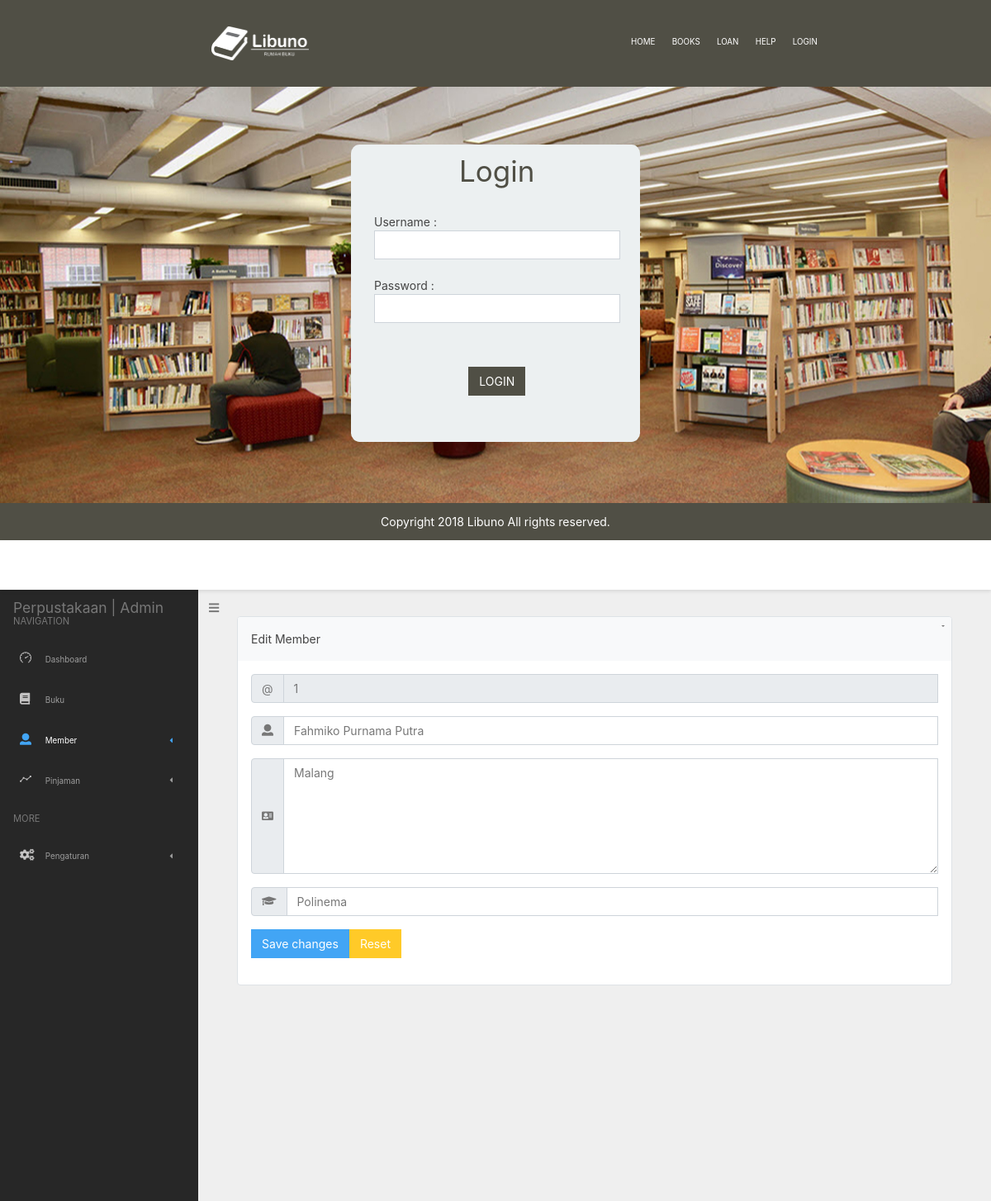
/index.php/member/edit_member/1, run on an earlier commit of the app's database.
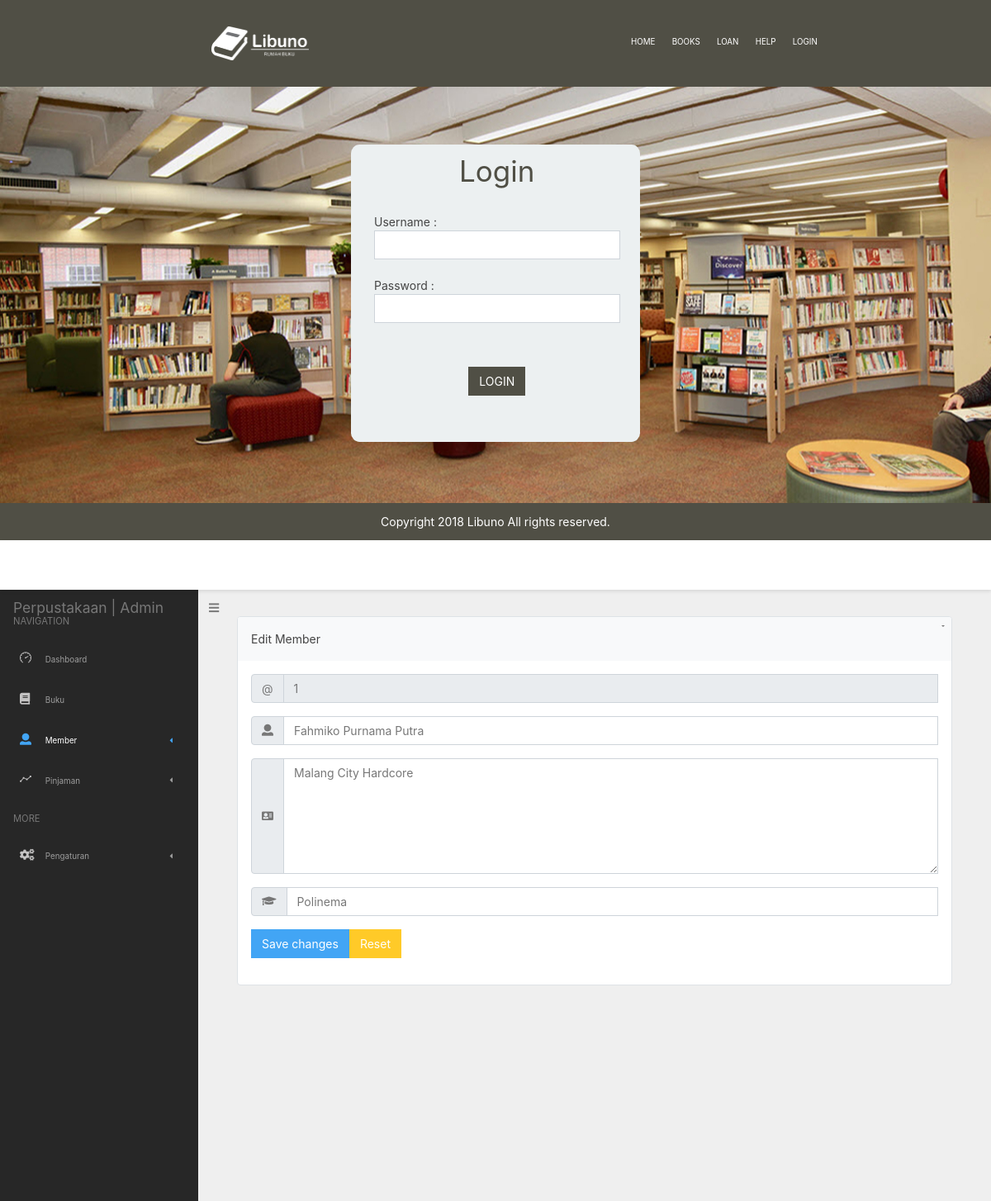
And on a later commit of the database.
### tables this page shows
CREATE TABLE `member` (
  `id_member` int(11) NOT NULL,
  `nama` varchar(25) NOT NULL,
  `alamat` varchar(50) NOT NULL,
  `instansi` varchar(25) NOT NULL
);

### application/controllers/Member.php (called while the page is built, shortened)
<?php
class Member extends CI_Controller {
	public function __construct()
	{
		$this->load->model('data_perpustakaan');
		$this->load->helper('form');
		$this->load->helper('url');
		$this->load->library('form_validation');
		if(empty($this->session->userdata('username'))){
			$this->load->view('admin/login');
		}
	}
	public function edit_member(){
		$id = $this->uri->segment(3);
		$data['member'] = $this->data_perpustakaan->get_data_by_id('member', 'id_member', $id);
		$this->form_validation->set_rules('nama', 'Nama', 'required|min_length[5]');
		$this->form_validation->set_rules('alamat', 'Alamat', 'required|min_length[5]');
		$this->form_validation->set_rules('instansi', 'Instansi', 'required');
		if ($this->form_validation->run() == FALSE) {
			$this->load->view('templates/header');
			$this->load->view('admin/edit_member', $data);
			$this->load->view('templates/footer');
		}
	}
}

### index.php (called while the page is built, shortened)
<?php
require_once BASEPATH.'core/CodeIgniter.php';

### application/models/data_perpustakaan.php (called while the page is built, shortened)
<?php
class Data_perpustakaan extends CI_Model {
	public function get_data_by_id($table, $column, $id){
		$query = $this->db->get_where($table,array($column => $id));
		return $query->row_array();
	}
}

### application/views/admin/edit_member.php (the view, shortened to what this page needs)
 <div class="content">
 <div class="container-fluid">
 <div class="row">
 <div class="col-md-12">
 <div class="card">
        <div class="card-header bg-light">
            Edit Member
        </div>
<div class="card-body">
<?php echo form_open_multipart( 'member/edit_member/'.$member['id_member'], array('class' => 'needs-validation', 'novalidate' => '') ); ?>
	<div class="input-group mb-3">
 		<div class="input-group-prepend">
 	        <span class="input-group-text">@</span>
 	    </div>
 	    <input type="text" id="read-only" class="form-control" value="<?php echo $member['id_member'] ?>" readonly>
 	</div>
	<div class="input-group mb-3">
 		<div class="input-group-prepend">
 	        <span class="input-group-text"><i class="fa fa-user"></i></span>
 	    </div>
 	    <input type="text" name="nama" class="form-control" placeholder="Nama" value="<?php echo $member['nama'] ?>" required="">
 	</div>
 	<div class="input-group mb-3">
 	    <div class="input-group-prepend">
 	        <span class="input-group-text"><i class="fa fa-address-card"></i></span>
 	    </div>
 	    <textarea class="form-control" name="alamat" rows="6" placeholder="Alamat" required=""><?php echo $member['alamat'] ?></textarea>
 	</div>
 	<div class="input-group mb-3">
 	    <div class="input-group-prepend">
 	        <span class="input-group-text"><i class="fa fa-graduation-cap"></i></span>
 	    </div>
 	    <input type="text" class="form-control" name="instansi" placeholder="Instansi" required="" value="<?php echo $member['instansi'] ?>">
 	</div>
 	<div class="input-group mb-3">
 		 <button type="submit" id="submitBtn" class="btn btn-primary">Save changes</button>
 		 <button type="reset" class="btn btn-warning">Reset</button>
 	</div>
</div></div>
</div></div>
</div></div>

What changed in the data, as far as the page shows it:
changed member "Fahmiko Purnama Putra": alamat "Malang" → "Malang City Hardcore"
